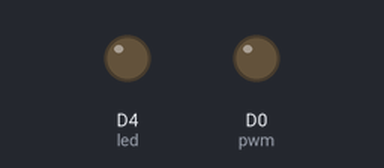
A program run on a simulated ESP8266 (NodeMCU). Shown: output pins drawn as LEDs (lit = HIGH).

Above: at 0.05 s.
At 2.7 s:
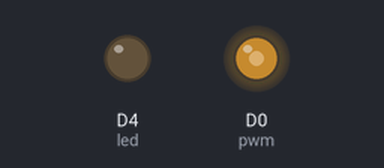
At 5.35 s:
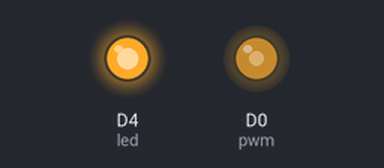
At 6.3 s:
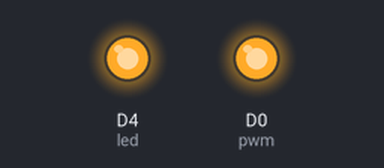
Timing chart, 0 to 8.2 s (numbered marks = the images above):
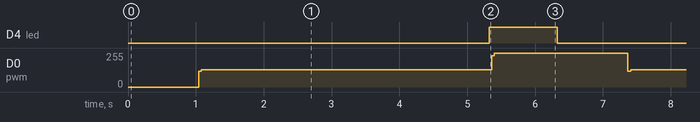

The program:

main.cpp
```cpp
#include <Arduino.h>
#include <pgmspace.h>
#include "sounddata.h"

#define SAMPLE_FREQUENCY 8000
#define BITS_PER_SAMPLE 15

int led = D4; // For NodeMcu LED_BUILTIN is D4.
int pwm = D0;

int pulse(int s);

void setup() {
    pinMode(led, OUTPUT);
    pinMode(pwm, OUTPUT);
}


void loop() {
  // unsigned int t = 1000000 / (SAMPLE_FREQUENCY * BITS_PER_SAMPLE);
  unsigned int t = 1000 / (8 * BITS_PER_SAMPLE);

  digitalWrite(led, LOW);
  delay(1000);

  for (unsigned int j = 0; j < sizeof(s); j++) {
    int sample = pgm_read_byte(&s[j]);
    for (unsigned int i = 0; i < BITS_PER_SAMPLE; i++) {
      int p = pulse(sample);
      digitalWrite(pwm, p);
      delayMicroseconds(t);
    }
    if (j % 2000 == 0) {
      // delay(0);
    }
  }

  digitalWrite(led, HIGH);
  delay(1000);
}


static int qe = 0;

int pulse(int s) {
  int y;
  int p;

  if (s >= 128 + qe) {
    y = 255;
    p = HIGH;
  }
  else {
    y = 0;
    p = LOW;
  }

  qe = y - s + qe;

  return p;
}
```

Source omitted: sounddata.h (data table, 96533 bytes)

Measured:
- by itself, D4 (led): alternates HIGH for 1.0 s and LOW for 5.3 s
- by itself, D0 (pwm): ramps from 118/255 to 255/255 and jumps back, once every 6.3 s
